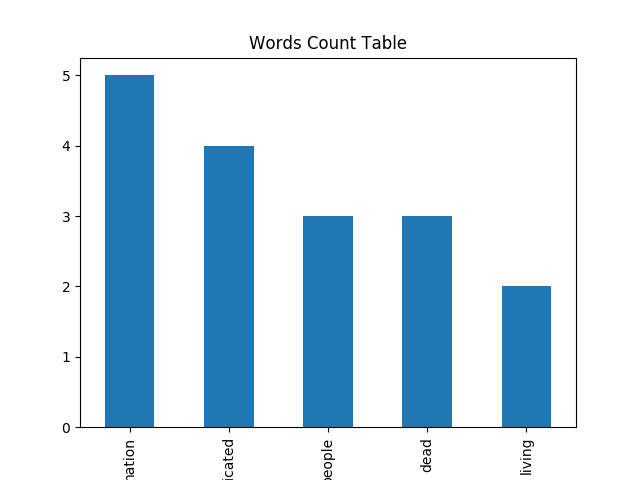

Write Python code to recreate this figure.
#!/usr/bin/env python
# coding=utf-8


import pandas as pd 

budget = pd.read_csv("./data.csv")
budget = budget.sort_values('Count', ascending=False)[:5]
print budget

# pd.options.display.mpl_style = 'default'
print type(budget)
budget_plot = budget.plot(kind="bar", x=budget['Word'], title="Words Count Table", legend=False)
print "budge : %s" % budget['Word']
fig = budget_plot.get_figure()
fig.savefig("test.png")